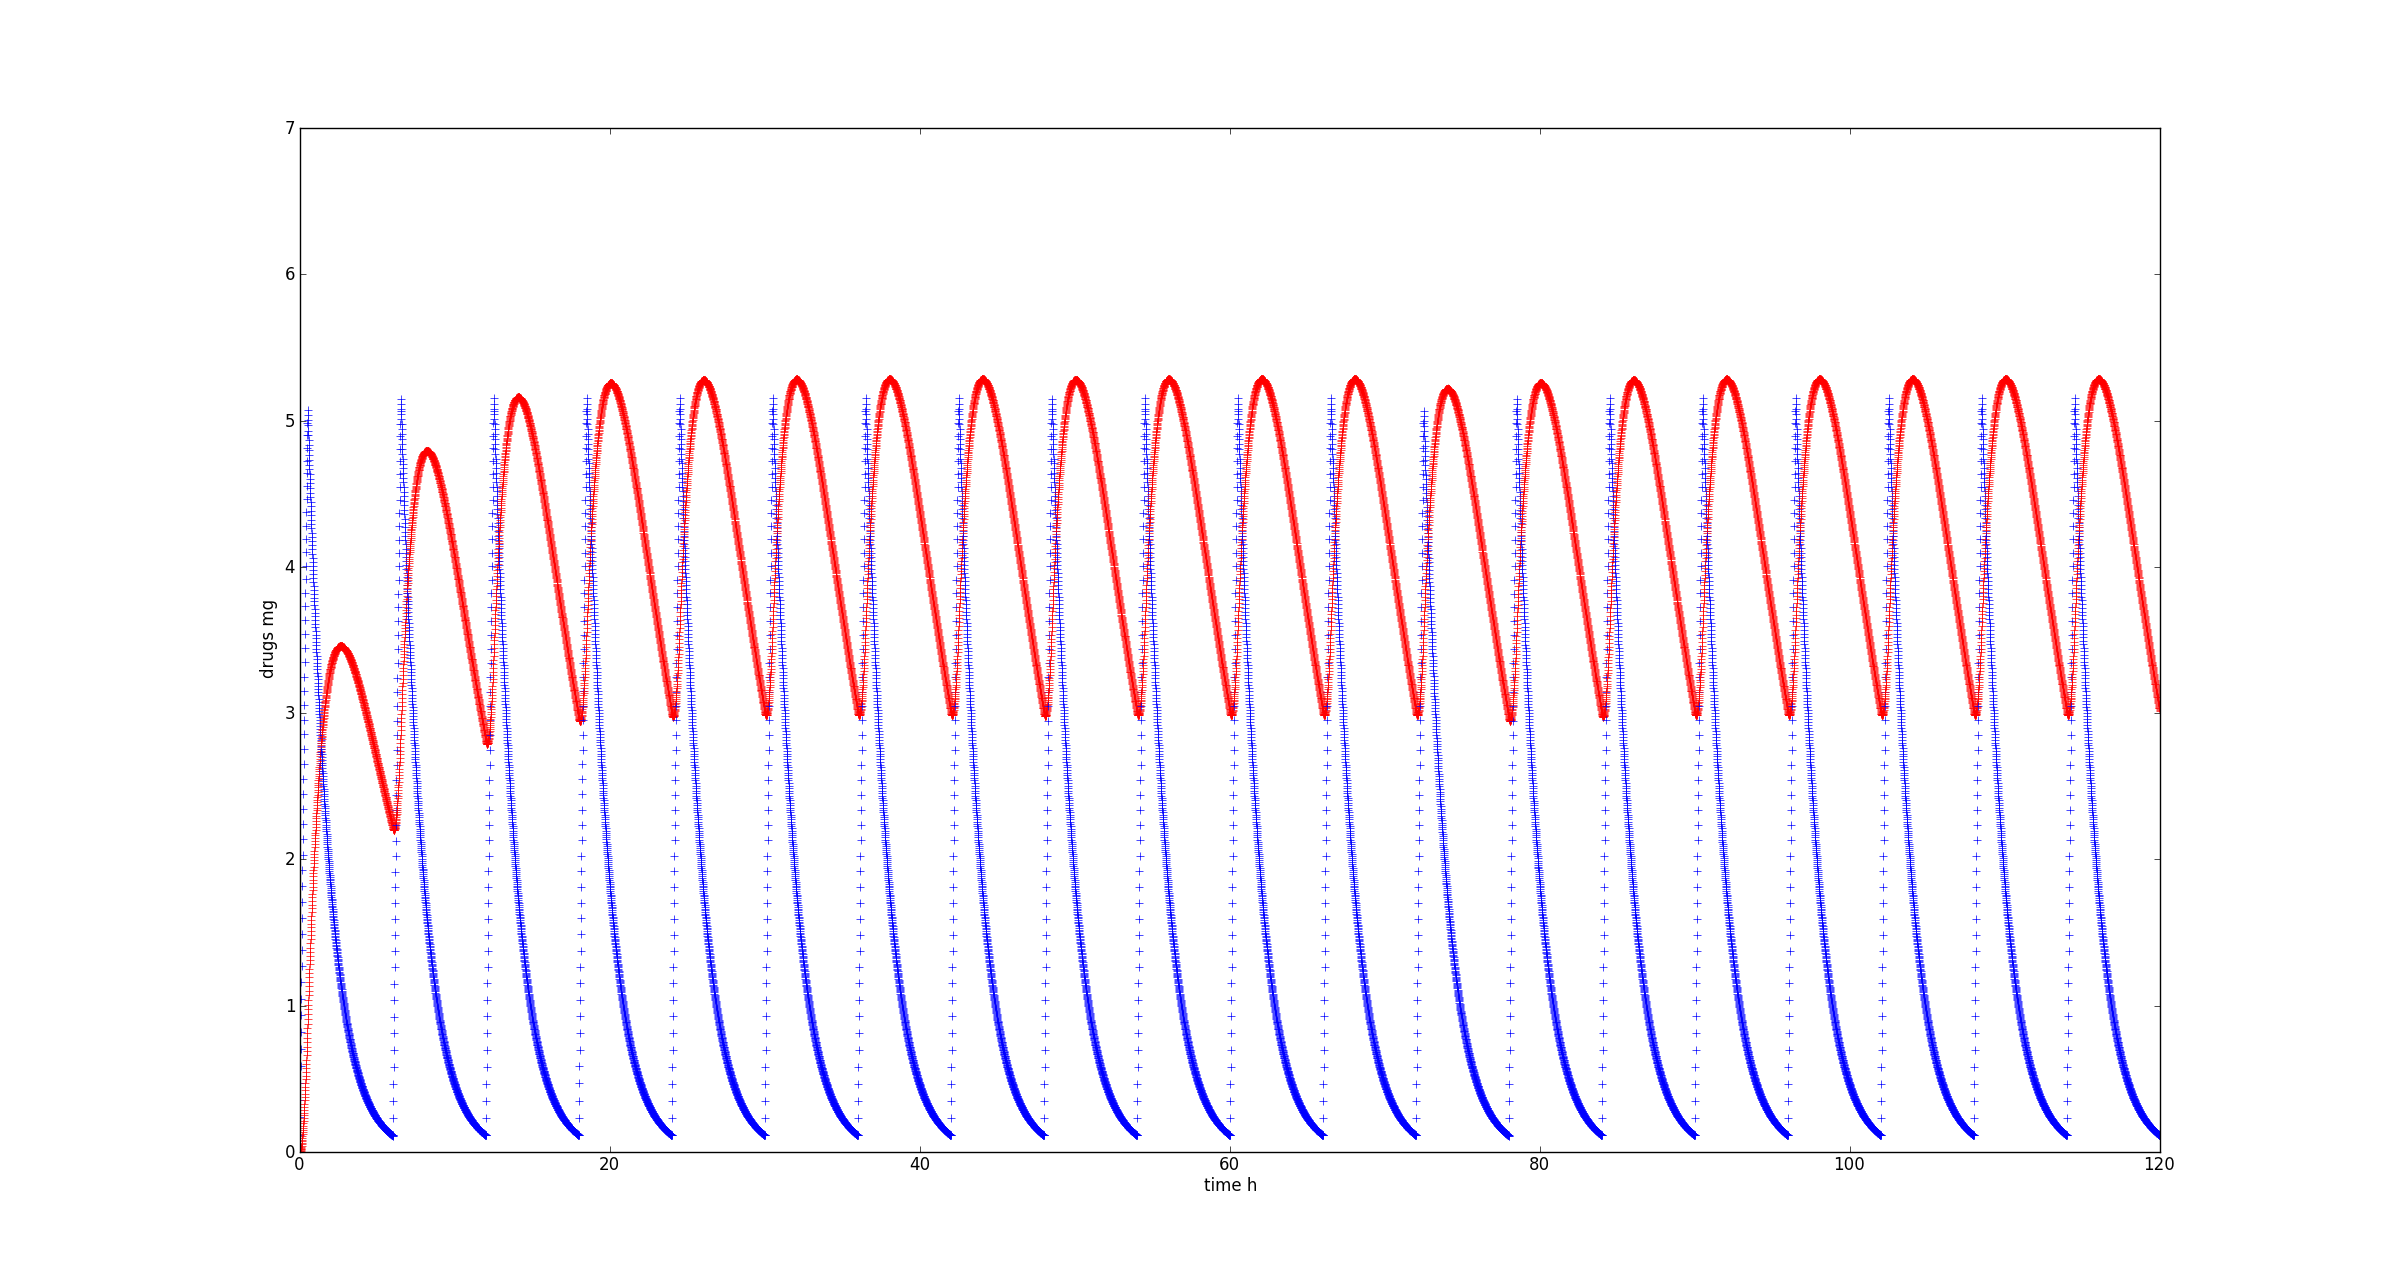

Write the Python code that produced this figure.
#-------------------------------------------------------------------------------
# Name:        coldmedication
# Purpose:      solve diff eq for amount of cold meds in blood stream and GI as it goes through GI & bloodstream
#
# Author:      Claire
#
# Created:     25/09/2014
#-------------------------------------------------------------------------------
#!/usr/bin/env python

import matplotlib.pyplot as plt
from numpy import *
from math import *

#Initialize vals
t=0
tstop=120
h=0.01
I=0
x=0
y=0

k1=0.6931 #dissolving constang
k2=0.231 #clearing constant

xend=0
yend=0

def Rx(x,I):        #calc rate of absorption into GI
    return I-k1*x

def Ry(x,y):
    return k1*x-k2*y

plt.axis([0,tstop,0,7])

while t<tstop:
    if t%6 <= 6.5%6:
        I=12.
    else:
        I=0

    yend=y+Ry(x,y)*h #use euler to get end point
    y+=(Ry(x,y)+Ry(xend,yend))*h/2.0
    xend=x+Rx(x,I)*h
    x+= (Rx(x,I)+Rx(xend,I))*h/2.0
    plt.plot(t,x,"b+")
    plt.plot(t,y,"r+")
    t+=h
plt.xlabel("time h")
plt.ylabel("drugs mg")
plt.show()

#The graph shows that the medication in the GI and Bloodstream
#will spike with each pill taken, and then decrease gradually until more medecine is taken.
#The medecine must be taken about every six hours to maintain an effective amount.

#Michael will be asleep in physics class from the cold medicine.
